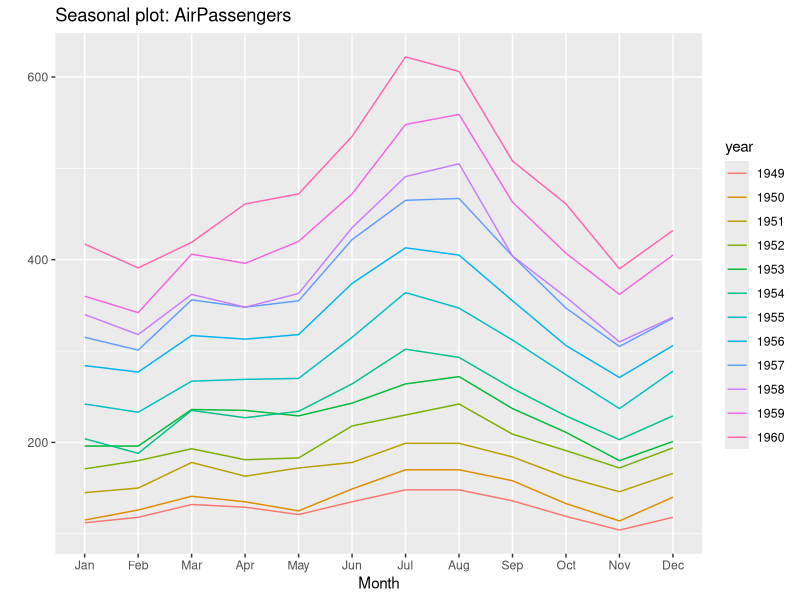
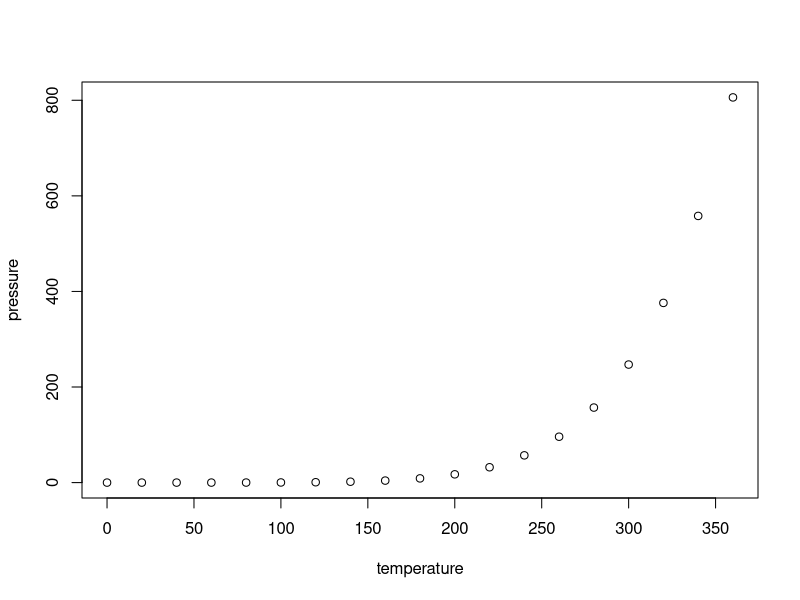

Write R code to recreate these figures, in order.
## ---- chunk 1
knitr::opts_chunk$set(echo = TRUE)
## ---- chunk 2
library(forecast)
ggseasonplot(AirPassengers)
## ---- chunk 3
plot(pressure)
